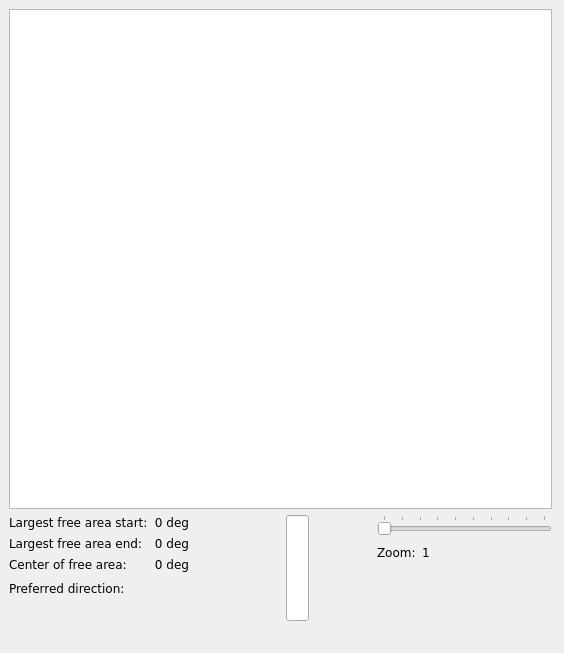
   <widget class="QDockWidget" name="dockLaserView" >
    <property name="geometry" >
     <rect>
      <x>0</x>
      <y>0</y>
      <width>564</width>
      <height>653</height>
     </rect>
    </property>
    <property name="windowTitle" >
     <string>Laser View</string>
    </property>
    <widget class="QWidget" name="dockWidgetContents_9" >
     <property name="geometry" >
      <rect>
       <x>0</x>
       <y>20</y>
       <width>564</width>
       <height>633</height>
      </rect>
     </property>
     <widget class="QWidget" name="" >
      <property name="geometry" >
       <rect>
        <x>9</x>
        <y>9</y>
        <width>543</width>
        <height>718</height>
       </rect>
      </property>
      <layout class="QVBoxLayout" name="verticalLayout_4" >
       <item>
        <widget class="QGraphicsView" name="graphicsViewLaser" >
         <property name="sizePolicy" >
          <sizepolicy vsizetype="Preferred" hsizetype="MinimumExpanding" >
           <horstretch>0</horstretch>
           <verstretch>0</verstretch>
          </sizepolicy>
         </property>
         <property name="minimumSize" >
          <size>
           <width>0</width>
           <height>500</height>
          </size>
         </property>
         <property name="font" >
          <font>
           <family>Verdana</family>
          </font>
         </property>
         <property name="mouseTracking" >
          <bool>true</bool>
         </property>
         <property name="statusTip" >
          <string>Robot can be dragged with the mouse!</string>
         </property>
         <property name="alignment" >
          <set>Qt::AlignLeading|Qt::AlignLeft|Qt::AlignTop</set>
         </property>
         <property name="dragMode" >
          <enum>QGraphicsView::ScrollHandDrag</enum>
         </property>
        </widget>
       </item>
       <item>
        <layout class="QHBoxLayout" >
         <item>
          <layout class="QVBoxLayout" >
           <item>
            <layout class="QHBoxLayout" >
             <item>
              <widget class="QLabel" name="label18_4" >
               <property name="font" >
                <font>
                 <family>Verdana</family>
                </font>
               </property>
               <property name="text" >
                <string>Largest free area start:</string>
               </property>
              </widget>
             </item>
             <item>
              <widget class="QLabel" name="lblLaserFrontFreeStart" >
               <property name="font" >
                <font>
                 <family>Verdana</family>
                </font>
               </property>
               <property name="text" >
                <string>0 deg</string>
               </property>
               <property name="alignment" >
                <set>Qt::AlignRight|Qt::AlignTrailing|Qt::AlignVCenter</set>
               </property>
              </widget>
             </item>
            </layout>
           </item>
           <item>
            <layout class="QHBoxLayout" >
             <item>
              <widget class="QLabel" name="label18_5" >
               <property name="font" >
                <font>
                 <family>Verdana</family>
                </font>
               </property>
               <property name="text" >
                <string>Largest free area end:</string>
               </property>
              </widget>
             </item>
             <item>
              <widget class="QLabel" name="lblLaserFrontFreeEnd" >
               <property name="font" >
                <font>
                 <family>Verdana</family>
                </font>
               </property>
               <property name="text" >
                <string>0 deg</string>
               </property>
               <property name="alignment" >
                <set>Qt::AlignRight|Qt::AlignTrailing|Qt::AlignVCenter</set>
               </property>
              </widget>
             </item>
            </layout>
           </item>
           <item>
            <layout class="QHBoxLayout" >
             <item>
              <widget class="QLabel" name="label18_6" >
               <property name="font" >
                <font>
                 <family>Verdana</family>
                </font>
               </property>
               <property name="text" >
                <string>Center of free area:</string>
               </property>
              </widget>
             </item>
             <item>
              <widget class="QLabel" name="lblLaserFrontFreeCenter" >
               <property name="font" >
                <font>
                 <family>Verdana</family>
                </font>
               </property>
               <property name="text" >
                <string>0 deg</string>
               </property>
               <property name="alignment" >
                <set>Qt::AlignRight|Qt::AlignTrailing|Qt::AlignVCenter</set>
               </property>
              </widget>
             </item>
            </layout>
           </item>
           <item>
            <layout class="QHBoxLayout" >
             <item>
              <widget class="QLabel" name="label18_7" >
               <property name="font" >
                <font>
                 <family>Verdana</family>
                </font>
               </property>
               <property name="text" >
                <string>Preferred direction:</string>
               </property>
              </widget>
             </item>
             <item>
              <spacer>
               <property name="orientation" >
                <enum>Qt::Horizontal</enum>
               </property>
               <property name="sizeHint" stdset="0" >
                <size>
                 <width>40</width>
                 <height>20</height>
                </size>
               </property>
              </spacer>
             </item>
             <item>
              <widget class="QLabel" name="lblPreferredDirection" >
               <property name="sizePolicy" >
                <sizepolicy vsizetype="Fixed" hsizetype="Fixed" >
                 <horstretch>0</horstretch>
                 <verstretch>0</verstretch>
                </sizepolicy>
               </property>
               <property name="font" >
                <font>
                 <family>Verdana</family>
                </font>
               </property>
               <property name="pixmap" >
                <pixmap resource="../mrs.qrc" >:/images/images/middle.png</pixmap>
               </property>
               <property name="scaledContents" >
                <bool>true</bool>
               </property>
              </widget>
             </item>
            </layout>
           </item>
           <item>
            <spacer>
             <property name="orientation" >
              <enum>Qt::Vertical</enum>
             </property>
             <property name="sizeHint" stdset="0" >
              <size>
               <width>20</width>
               <height>16</height>
              </size>
             </property>
            </spacer>
           </item>
          </layout>
         </item>
         <item>
          <layout class="QVBoxLayout" >
           <item>
            <layout class="QHBoxLayout" >
             <item>
              <spacer>
               <property name="orientation" >
                <enum>Qt::Horizontal</enum>
               </property>
               <property name="sizeHint" stdset="0" >
                <size>
                 <width>91</width>
                 <height>41</height>
                </size>
               </property>
              </spacer>
             </item>
             <item>
              <widget class="QProgressBar" name="progressBarSensor16" >
               <property name="font" >
                <font>
                 <family>Verdana</family>
                </font>
               </property>
               <property name="autoFillBackground" >
                <bool>true</bool>
               </property>
               <property name="textVisible" >
                <bool>false</bool>
               </property>
               <property name="orientation" >
                <enum>Qt::Vertical</enum>
               </property>
               <property name="invertedAppearance" >
                <bool>true</bool>
               </property>
               <property name="textDirection" >
                <enum>QProgressBar::BottomToTop</enum>
               </property>
               <property name="format" >
                <string>%v</string>
               </property>
              </widget>
             </item>
             <item>
              <spacer>
               <property name="orientation" >
                <enum>Qt::Horizontal</enum>
               </property>
               <property name="sizeHint" stdset="0" >
                <size>
                 <width>51</width>
                 <height>41</height>
                </size>
               </property>
              </spacer>
             </item>
            </layout>
           </item>
           <item>
            <spacer>
             <property name="orientation" >
              <enum>Qt::Vertical</enum>
             </property>
             <property name="sizeHint" stdset="0" >
              <size>
               <width>20</width>
               <height>41</height>
              </size>
             </property>
            </spacer>
           </item>
          </layout>
         </item>
         <item>
          <layout class="QVBoxLayout" >
           <item>
            <widget class="QSlider" name="sliderZoom" >
             <property name="font" >
              <font>
               <family>Verdana</family>
              </font>
             </property>
             <property name="minimum" >
              <number>1</number>
             </property>
             <property name="maximum" >
              <number>10</number>
             </property>
             <property name="pageStep" >
              <number>1</number>
             </property>
             <property name="value" >
              <number>1</number>
             </property>
             <property name="sliderPosition" >
              <number>1</number>
             </property>
             <property name="tracking" >
              <bool>false</bool>
             </property>
             <property name="orientation" >
              <enum>Qt::Horizontal</enum>
             </property>
             <property name="tickPosition" >
              <enum>QSlider::TicksAbove</enum>
             </property>
             <property name="tickInterval" >
              <number>1</number>
             </property>
            </widget>
           </item>
           <item>
            <layout class="QHBoxLayout" >
             <item>
              <layout class="QHBoxLayout" >
               <item>
                <widget class="QLabel" name="label_33" >
                 <property name="font" >
                  <font>
                   <family>Verdana</family>
                  </font>
                 </property>
                 <property name="text" >
                  <string>Zoom:</string>
                 </property>
                </widget>
               </item>
               <item>
                <widget class="QLabel" name="labelLaserTop" >
                 <property name="font" >
                  <font>
                   <family>Verdana</family>
                  </font>
                 </property>
                 <property name="text" >
                  <string>1</string>
                 </property>
                </widget>
               </item>
              </layout>
             </item>
             <item>
              <spacer>
               <property name="orientation" >
                <enum>Qt::Horizontal</enum>
               </property>
               <property name="sizeHint" stdset="0" >
                <size>
                 <width>41</width>
                 <height>22</height>
                </size>
               </property>
              </spacer>
             </item>
            </layout>
           </item>
           <item>
            <spacer>
             <property name="orientation" >
              <enum>Qt::Vertical</enum>
             </property>
             <property name="sizeHint" stdset="0" >
              <size>
               <width>159</width>
               <height>51</height>
              </size>
             </property>
            </spacer>
           </item>
          </layout>
         </item>
        </layout>
       </item>
      </layout>
     </widget>
    </widget>
   </widget>
